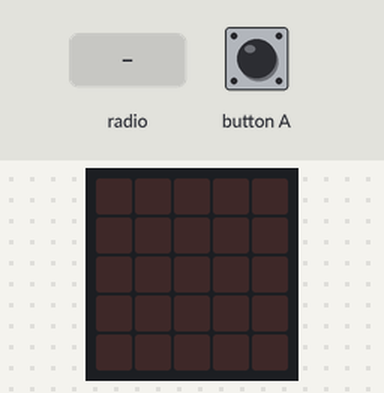
This program was run on a simulated BBC micro:bit running MicroPython. On the bench: the board's 5×5 LED display. The test bench sets the inputs (shaded band). Random numbers come from a fixed seed; no radio messages arrive unless stated (any console line starting 'radio sent:' is added by the test bench); what the program prints to the serial console is not drawn.

Above: at 1.2 s.
1.3 s: radio message "flash" arrives
At 1.8 s:
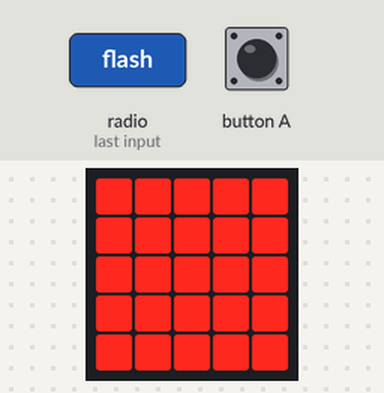
Timing chart, 0 to 4.3 s (numbered marks = the images above; inputs shaded):
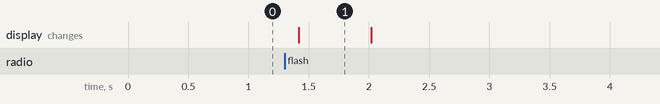

Measured:
- after the input at 1.3 s, the display: changes after 0.12 s (image 1)
- what the display in image 1 shows lasts 0.6 s, from 1.4 s to 2.0 s

The program:

Fireflies.py
```python
from microbit import *
import radio
import random

flash = Image("99999:99999:99999:99999:99999")

radio.on()

while True:
    if button_a.was_pressed():
        radio.send('flash')

    incoming = radio.receive()

    if incoming == 'flash':
        sleep(random.randint(50, 350))
        display.show(flash, delay=100, wait=False)
        sleep(500)
        radio.send('flash')
        sleep(100)
        display.clear()
```
